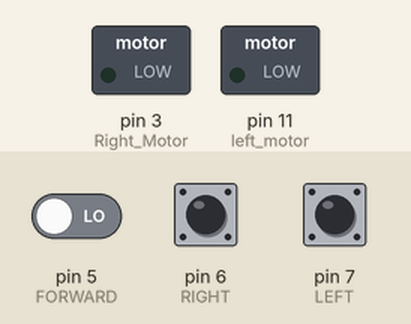
Simulated run of this sketch. Board: Arduino Uno, built with avr-gcc and run on an emulated ATmega328P. Parts: switched loads named in the sketch (green lamp = pin HIGH). Inputs (shaded band) come from the test bench; at power-on: pin 5 (FORWARD) LOW, pin 6 (RIGHT) LOW, pin 7 (LEFT) LOW.

Above: at 1.2 s.
1.3 s: pin 5 (FORWARD) driven HIGH
At 2.0 s:
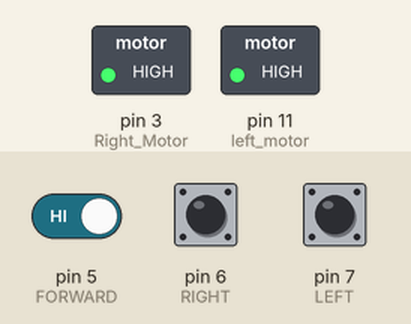
2.8 s: pin 6 (RIGHT) pulled HIGH for 0.15 s
At 2.87 s:
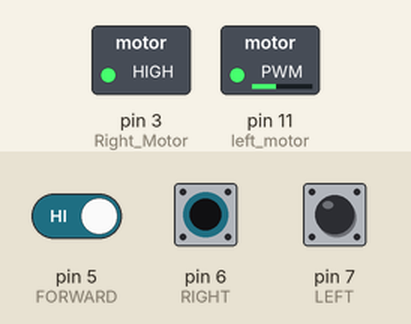
4.4 s: pin 7 (LEFT) pulled HIGH for 0.15 s
At 4.47 s:
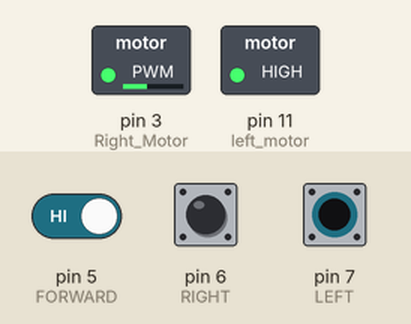
6.0 s: pin 6 (RIGHT) pulled HIGH for 1 s
At 7.6 s:
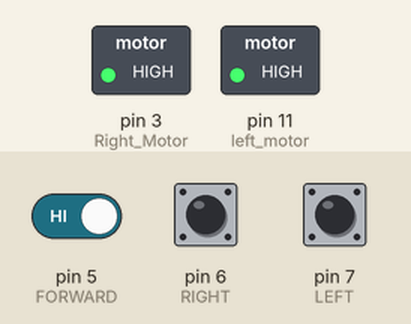
8.5 s: pin 6 (RIGHT) pulled HIGH for 3.2 s
At 9.9 s:
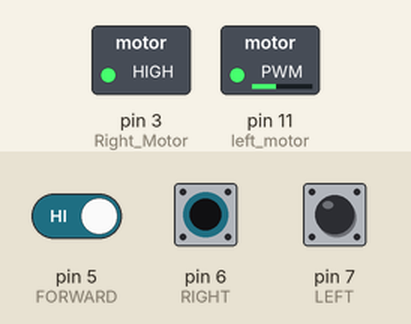
13.2 s: pin 7 (LEFT) pulled HIGH for 3.2 s
At 13.5 s:
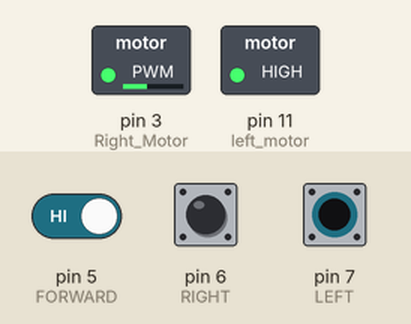
Timing chart, 0 to 17.9 s (numbered marks = the images above; inputs shaded):
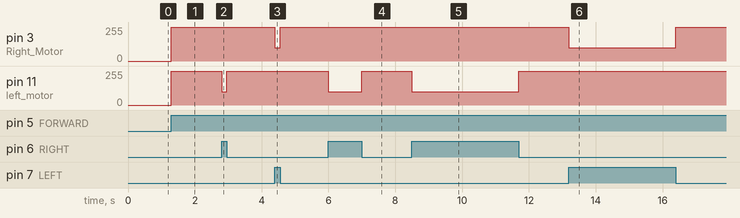

The sketch:

mess_car_code.ino
```cpp
void setup() {
  pinMode (7, INPUT);// LEFT
  pinMode (6, INPUT);// RIGHT
  pinMode (5, INPUT); // FORWARD
  pinMode (11, OUTPUT); // left motor
  pinMode (3, OUTPUT); // Right Motor

}

void loop() {

  if (HIGH == digitalRead(7) ) { // TURNING LEFT
    analogWrite(11, 255);
    analogWrite (3, 100);
  } else if (HIGH == digitalRead(6) ) { // TURNING RIGHT
    analogWrite(3, 255);
    analogWrite(11, 100);

  }else if (HIGH == digitalRead(5) ) { // GOING Forward
    analogWrite(11, 255);
    analogWrite (3, 255);
  }
  else {
    analogWrite (11, 0);
    analogWrite (3, 0);
  }

}
```

Measured:
- after the input at 1.3 s, pin 3 (Right_Motor), pin 11 (left_motor): 0/255 → 255/255 at once
- after the input at 2.8 s, pin 11 (left_motor): 255/255 → 100/255 at once, → 255/255 0.15 s later
- after the input at 4.4 s, pin 3 (Right_Motor): 255/255 → 100/255 at once, → 255/255 0.15 s later
- after the input at 6.0 s, pin 11 (left_motor): 255/255 → 100/255 at once, → 255/255 1.0 s later
- after the input at 8.5 s, pin 11 (left_motor): 255/255 → 100/255 at once, → 255/255 3.2 s later
- after the input at 13.2 s, pin 3 (Right_Motor): 255/255 → 100/255 at once, → 255/255 3.2 s later
